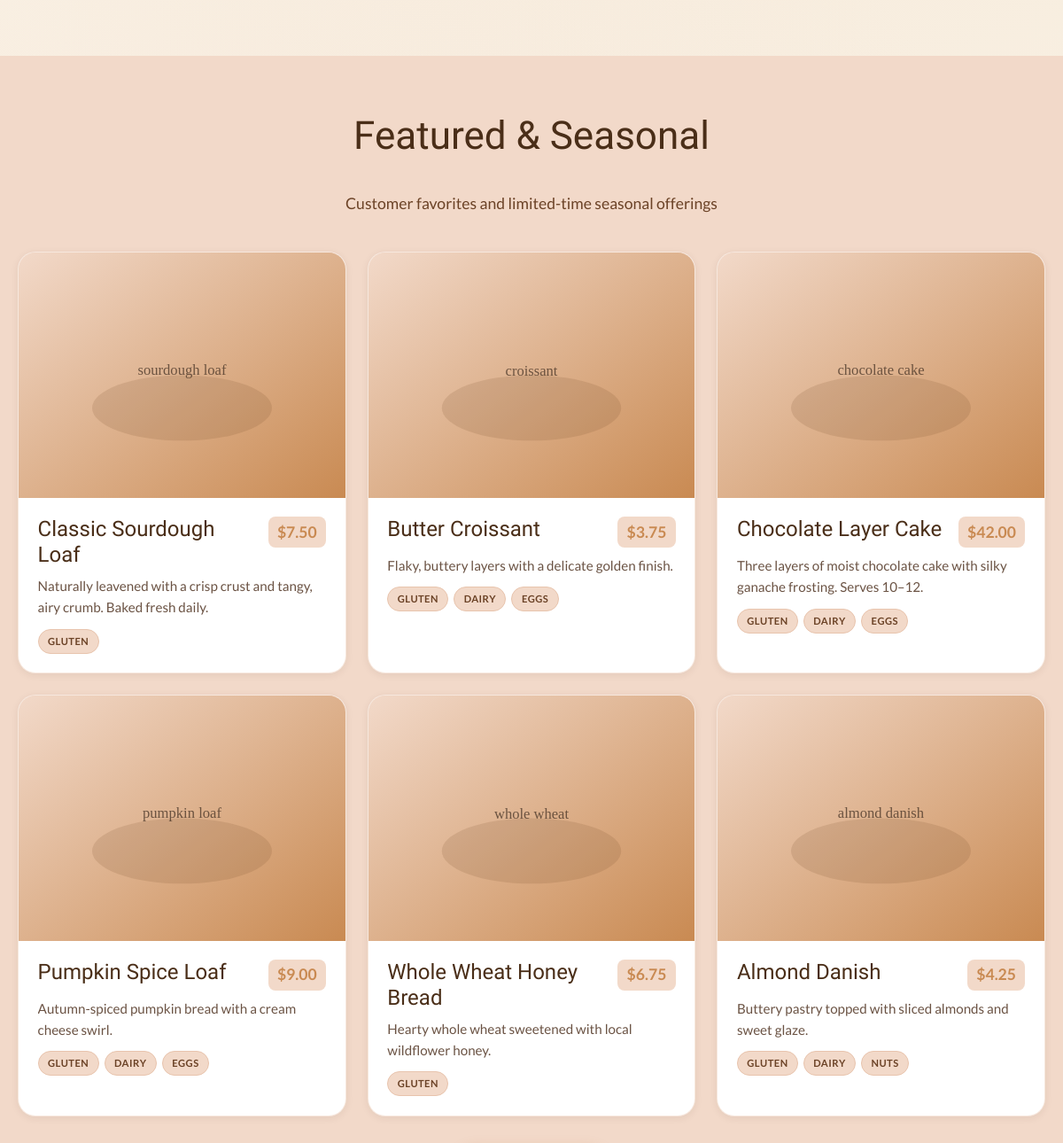
Before: / (middle part) with the older database file.
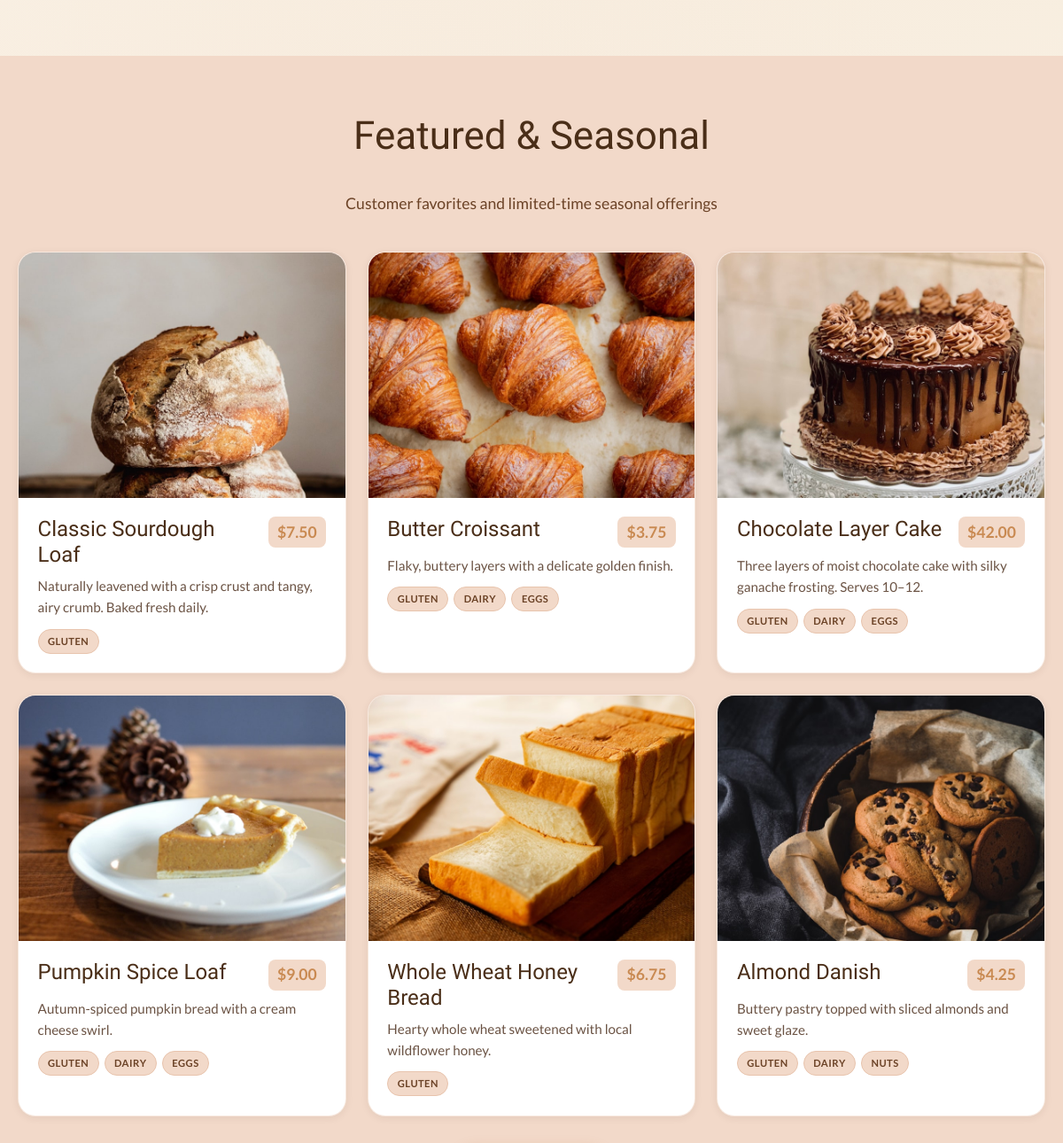
After: the same page with the newer database file.
### tables this page shows
CREATE TABLE IF NOT EXISTS menu_items (
    id INT UNSIGNED AUTO_INCREMENT PRIMARY KEY,
    name VARCHAR(150) NOT NULL,
    category ENUM('Breads', 'Pastries', 'Cakes', 'Seasonal', 'Beverages') NOT NULL,
    price DECIMAL(8, 2) NOT NULL,
    description TEXT NOT NULL,
    allergens VARCHAR(255) NOT NULL DEFAULT '',
    image_path VARCHAR(255) NOT NULL DEFAULT '',
    is_featured TINYINT(1) NOT NULL DEFAULT 0,
    sort_order INT NOT NULL DEFAULT 0,
    INDEX idx_category (category),
    INDEX idx_featured (is_featured),
    INDEX idx_sort (sort_order)
);

### public/includes/helpers.php (called while the page is built, shortened)
<?php
function e(?string $value): string
{
    return htmlspecialchars((string) $value, ENT_QUOTES, 'UTF-8');
}
function app_config(): array
{
    return $GLOBALS['config'] ?? [];
}
function base_url(): string
{
    static $base = null;
    if ($base !== null) {
        return $base;
    }
    $config = app_config();
    $configured = rtrim($config['site_url'] ?? '', '/');
    if (!empty($_SERVER['HTTP_HOST'])) {
        $scheme = (!empty($_SERVER['HTTPS']) && $_SERVER['HTTPS'] !== 'off') ? 'https' : 'http';
        $dir = str_replace('\\', '/', dirname($_SERVER['SCRIPT_NAME'] ?? ''));
        $base = $scheme . '://' . $_SERVER['HTTP_HOST'] . rtrim($dir, '/');
        return $base;
    }
    $base = $configured !== '' ? $configured : 'http://localhost';
    return $base;
}
function asset(string $path): string
{
    return base_url() . '/assets/' . ltrim($path, '/');
}
function page_url(string $path = ''): string
{
    $base = base_url();
    if ($path === '') {
        return $base . '/';
    }
    return $base . '/' . ltrim($path, '/');
}
function format_price(float $price): string
{
    return '$' . number_format($price, 2);
}
function parse_allergens(?string $allergens): array
{
    return array_map('trim', explode(',', $allergens));
}
function menu_item_url(int $id): string
{
    return page_url('menu-item.php?id=' . $id);
}

### public/index.php (the view, shortened to what this page needs)
<?php
require_once __DIR__ . '/includes/bootstrap.php';
$featuredItems = [];
$pdo = getDb($config);
if ($pdo) {
    $stmt = $pdo->query('SELECT * FROM menu_items WHERE is_featured = 1 ORDER BY sort_order LIMIT 6');
    $featuredItems = $stmt->fetchAll();
}
require __DIR__ . '/includes/header.php';
?>
<section class="section">
</section>
<section class="section section--alt">
    <div class="container">
        <div class="section__header">
            <h2>Featured &amp; Seasonal</h2>
            <p class="section__subtitle">Customer favorites and limited-time seasonal offerings</p>
        </div>
        <div class="card-grid card-grid--3">
            <?php if (!empty($featuredItems)): ?>
                <?php foreach ($featuredItems as $item): ?>
                <a href="<?= e(menu_item_url((int) $item['id'])) ?>" class="card card--link">
                    <div class="card__image">
                        <img src="<?= e(asset($item['image_path'])) ?>"
                             alt="<?= e($item['name']) ?>"
                             width="400" height="300" loading="lazy">
                    </div>
                    <div class="card__body">
                        <div class="card__top">
                            <h3 class="card__title"><?= e($item['name']) ?></h3>
                            <p class="card__price"><?= e(format_price((float) $item['price'])) ?></p>
                        </div>
                        <p class="card__desc"><?= e($item['description']) ?></p>
                        <?php $allergens = parse_allergens($item['allergens']); ?>
                        <?php if ($allergens): ?>
                        <div class="tags">
                            <?php foreach ($allergens as $allergen): ?>
                            <span class="tag"><?= e($allergen) ?></span>
                            <?php endforeach; ?>
                        </div>
                        <?php endif; ?>
                    </div>
                </a>
                <?php endforeach; ?>
            <?php else: ?>
                <p class="text-center">Our featured items will appear here once the menu database is connected.</p>
            <?php endif; ?>
        </div>
    </div>
</section>
<?php require __DIR__ . '/includes/footer.php'; ?>

Changed rows visible on the page:
changed menu_items "Classic Sourdough Loaf": image_path: a different picture
changed menu_items "Butter Croissant": image_path: a different picture
changed menu_items "Chocolate Layer Cake": image_path: a different picture
changed menu_items "Pumpkin Spice Loaf": image_path: a different picture
changed menu_items "Whole Wheat Honey Bread": image_path: a different picture
changed menu_items "Almond Danish": image_path: a different picture
